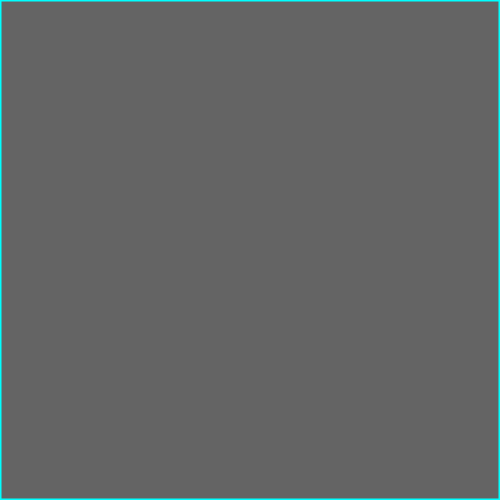
Frame 1 (no input)
Frame 60 (no input): identical to frame 1, image omitted
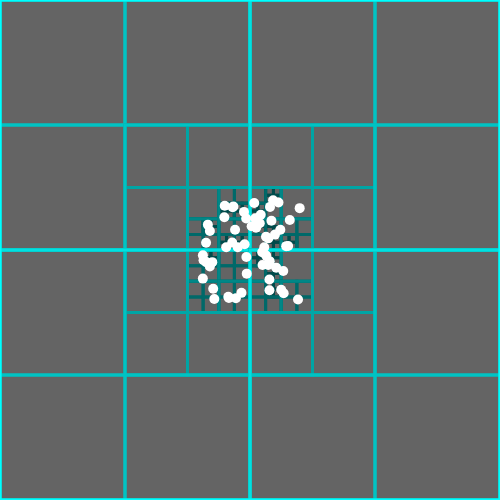
Frame 120 (the mouse pressed at the canvas centre since frame 60)

The p5.js sketch that drew these frames (run headless with seeded random() and noise() and a simulated clock; from frame 60 on, the mouse is pressed at the canvas centre):

// p5.js sketch
// ── sketch.js


class quadTree
{
  constructor(points,bbCoords,deepLevel)
  {
    this.minPoints = 1;
    
    this.bbCoords = bbCoords;  
    this.pointsInside = this.utils_getPointsInsideBB( points , bbCoords );
    this.divisionChildren = []
    this.divisionParent = null
    this.deepLevel = deepLevel
    
    if( this.minPoints < this.pointsInside.length )
      if( this.deepLevel < 6 )
        this.divide();           
  }
  
  divide()
  {
    var bbCoordsDivided = this.bbCoordsDivid( this.bbCoords );
    
    for( var i = 0 ; i < bbCoordsDivided.length ; i++ )
      {
        let newDiv = new quadTree(this.pointsInside , bbCoordsDivided[i] , this.deepLevel + 1 )
        newDiv.divisionParent = this
        this.divisionChildren.push( newDiv )      
      }         
  }
  
  bbCoordsDivid(bbCoords)
  {
    var bbCoordsDivided = [];
    
    var xMiddle = ( bbCoords[1].x + bbCoords[0].x )/2;
    var yMiddle = ( bbCoords[1].y + bbCoords[0].y )/2;
    
    var pMiddle = createVector( xMiddle       , yMiddle       );
    var pTop    = createVector( xMiddle       , bbCoords[0].y );
    var pBottom = createVector( xMiddle       , bbCoords[1].y );    
    var pLeft   = createVector( bbCoords[0].x , yMiddle       ); 
    var pRight  = createVector( bbCoords[1].x , yMiddle       );     
    
    bbCoordsDivided.push([ bbCoords[0] , pMiddle     ]);
    bbCoordsDivided.push([ pTop        , pRight      ]);    
    bbCoordsDivided.push([ pLeft       , pBottom     ]);
    bbCoordsDivided.push([ pMiddle     , bbCoords[1] ]);
    
    return bbCoordsDivided;
  }
  
  utils_getPointsInsideBB(points,bbCoords)
  {
    var pointsInside = [];
    for( var i = 0 ; i < points.length ; i++ )
      if( this.utils_isCoordsInsideBB(points[i] , bbCoords) )
        pointsInside.push(points[i]);  

    return pointsInside;  
  }
  
  utils_isCoordsInsideBB(point , bbCoords)
  {
   if(( bbCoords[0].x < point.x )&&( point.x< bbCoords[1].x))
     if(( bbCoords[0].y < point.y )&&( point.y < bbCoords[1].y)) 
       return true;        
    return false;
  }
 
  isInside(point)
  {
    return this.utils_isCoordsInsideBB( point , this.bbCoords )    
  }

  
  draw(depth = 0)
  {
    
    for( var i = 0 ; i < this.divisionChildren.length ; i++ )
      this.divisionChildren[i].draw(depth+1); 
    
    rectMode(CORNERS);
    strokeWeight(3); 
    let tmp = this.bbCoords[0].x + this.bbCoords[0].y + this.bbCoords[1].x + this.bbCoords[1].y
    stroke(0 ,255 - depth*30, 255 - depth*30  ,255);
    fill(color(255,255,255,0));
    rect( this.bbCoords[0].x , this.bbCoords[0].y , this.bbCoords[1].x , this.bbCoords[1].y );
    
   
    
    //textSize(30);
    //text(this.pointsInside.length, (this.bbCoords[1].x + this.bbCoords[0].x)/2 , 
                 //(this.bbCoords[0].y + this.bbCoords[1].y)/2  ); 
  }
  
  getInsideRayCandidates( center , ray )
  {
    var points = []
    for( var i = 0 ; i < this.divisionChildren.length ; i++ )
      points = points.concat(this.divisionChildren[i].getInsideRayCandidates( center , ray) ); 
    
    if( this.isBottomDepthDivision() )
      if( this.intersect(center , ray) )
        points = points.concat(this.pointsInside );  
    
    return points
  }
  

  getClosestCandidates( center , depth = 0 )
  {
    var points = []
    for( var i = 0 ; i < this.divisionChildren.length ; i++ )
      if( this.divisionChildren[i].isInside( center ) )
        points = points.concat(this.divisionChildren[i].getClosestCandidates( center ) ); 
    
    if( this.isBottomDepthDivision() )
      points = points.concat(this.pointsInside ); 

    if( ( points.length == 0 )&&( this.divisionParent != null ) )
      points = points.concat(this.divisionParent.pointsInside );
      
    return points
  }  
  
  isBottomDepthDivision()
  {
    if( this.divisionChildren.length == 0 )
      return true
    return false
  }
  
  
  intersect(center , ray)
  {

    if( this.isInside(center) )
    {
      return true      
    }
    else
    {
      let closestPoint = this.utils_getClosestPoint( center , this.bbCoords );      
    
      let vTmp = createVector( closestPoint.x - center.x , closestPoint.y - center.y );
      let distTmp = vTmp.mag();
      if( distTmp < ray )
        return true
    }
    return false
  }
  
  utils_getClosestPoint( point , bbCoords )
  {
   
    let pA = createVector( bbCoords[0].x , bbCoords[0].y  )
    let pB = createVector( bbCoords[1].x , bbCoords[0].y  )
    let pC = createVector( bbCoords[1].x , bbCoords[1].y  )
    let pD = createVector( bbCoords[0].x , bbCoords[1].y  )
    
    let pClosests = []
    pClosests.push( this.utils_getClosestPointOnSegment( pA , pB , point) )
    pClosests.push( this.utils_getClosestPointOnSegment( pB , pC , point) )
    pClosests.push( this.utils_getClosestPointOnSegment( pC , pD , point) )
    pClosests.push( this.utils_getClosestPointOnSegment( pD , pA , point) )
    
    
    let distancesMin = 99999999999999999999999999999999 ;
    let pClosest = null;

    for( var i = 0 ; i < pClosests.length ; i++ )
    {
       let vTmp = createVector( pClosests[i].x - point.x , pClosests[i].y - point.y ) 
       let distanceTmp = vTmp.mag();
        if( distanceTmp < distancesMin)
        {
          distancesMin = distanceTmp    
          pClosest = pClosests[i]
        }

    }
    
    return pClosest
  }
  
  utils_getClosestPointOnSegment( pA , pB , p)
  {
    let vBA = createVector( pB.x - pA.x , pB.y - pA.y )
    let vPA = createVector( p.x - pA.x  , p.y - pA.y )
    let dot = p5.Vector.dot(vPA , vBA ) 
    
    let vAdd = createVector( vBA.x , vBA.y )
    vAdd.normalize()
    vAdd.mult(dot/ vBA.mag())
    let closestPoint = p5.Vector.add(pA,vAdd)

    let vCheckBA = createVector( pB.x - pA.x , pB.y - pA.y )    
    let vCheckCA = createVector( closestPoint.x - pA.x , closestPoint.y - pA.y  )
    let dotA = vCheckBA.dot(vCheckCA);


    let vCheckAB = createVector( pA.x - pB.x , pA.y - pB.y )    
    let vCheckCB = createVector( closestPoint.x - pB.x , closestPoint.y - pB.y )  
    let dotB = vCheckAB.dot(vCheckCB);
    
    if( dotA < 0 ) closestPoint = pA
    if( dotB < 0 ) closestPoint = pB   
    return closestPoint
  }
  
}


/////////////////////////////////////////////////////////////////////////////////////////////////
/////////////////////////////////////////////////////////////////////////////////////////////////
/////////////////////////////////////////////////////////////////////////////////////////////////


let points = []
let canvasSize = [500,500]
let canvasSizeDefault= [500,500]
let quadTreeA = null
let researchRay = 20

var pointsBrush = 1;
var brushSize = 50;
var pointsSize = 10
var pointsColor = [255,255,255,255]

/////////////////////////////////////////////////////////////////////////////////////////////////
/////////////////////////////////////////////////////////////////////////////////////////////////
/////////////////////////////////////////////////////////////////////////////////////////////////

function setup() {
  createCanvas(canvasSize[0], canvasSize[1]);
  //noLoop();
}

function draw() {
  background(100);
  var mousePosition = createVector( mouseX , mouseY );
  
  if( mouseIsPressed )
  {

    var j;
    for(j=0 ; j<pointsBrush ; j++)
    {
      var offsetedPoint = createVector(mousePosition.x,mousePosition.y);
      offsetedPoint.x += random(brushSize*-1,brushSize);
      offsetedPoint.y += random(brushSize*-1,brushSize);
      points.push(offsetedPoint)      
    }

  }
  
  let canvasBB = [ createVector(0,0) , createVector(canvasSize[0] , canvasSize[1] ) ];
  quadTreeA = new quadTree(points,canvasBB , 0);
  quadTreeA.draw();
  
         
  var i;
  for( i = 0 ; i < points.length ; i++)
  {
   
    fill(color(pointsColor[0],pointsColor[1],pointsColor[2],pointsColor[3]));
    strokeWeight(0);
    circle(points[i].x,points[i].y,pointsSize);
    
  }
 
  
  if( keyIsPressed ) {
    if (keyCode == 32) //space bar
    {
      var mouseCoords = createVector( mouseX , mouseY )
      var inside_ray_candidates = quadTreeA.getInsideRayCandidates( mouseCoords , researchRay )
      var closestCandidates = quadTreeA.getClosestCandidates( mouseCoords )
   
      fill(color(0,225,0,50));    
      circle(mouseCoords.x,mouseCoords.y,researchRay*2);
      
      
      for( i = 0 ; i < closestCandidates.length ; i++)
      {
        fill(color(0,225,0,225));
        strokeWeight(0);
        circle(closestCandidates[i].x,closestCandidates[i].y,5);
      }       
      
      if( 0.01 < researchRay )
        for( i = 0 ; i < inside_ray_candidates.length ; i++)
        {
          fill(color(225,0,0,225));
          strokeWeight(0);
          circle(inside_ray_candidates[i].x,inside_ray_candidates[i].y,5);
        }          
      
    }
  }

}


function mouseWheel(event) {

  researchRay = max( 0 , researchRay +event.delta*0.1 );

}






//FOR MOBILE PHONE

/* fullscreen() must be called in a touch or
 * mouse event to work!
 */



function mousePressed() {
  print( 'mousePressed');
  touchStarted();
}


function touchStarted () {
  
  var fs = fullscreen();
  if (!fs) {
    fullscreen(true);
  }
}

/* full screening will change the size of the canvas */
function windowResized() {
  
  if( ( canvasSize[0] != windowWidth )&&( canvasSize[1] != windowHeight ))
  {
    canvasSize[0] = windowWidth;
    canvasSize[1] = windowHeight;
    
    resizeCanvas(windowWidth, windowHeight);
    //init();
  }
  else
  {
    canvasSize[0] = canvasSizeDefault[0];
    canvasSize[1] = canvasSizeDefault[1];
    
    resizeCanvas(canvasSizeDefault[0] , canvasSizeDefault[1] );
    //init();
  }

  
}

/* prevents the mobile browser from processing some default
 * touch events, like swiping left for "back" or scrolling
 * the page.
 */
document.ontouchmove = function(event) {
    event.preventDefault();
};
